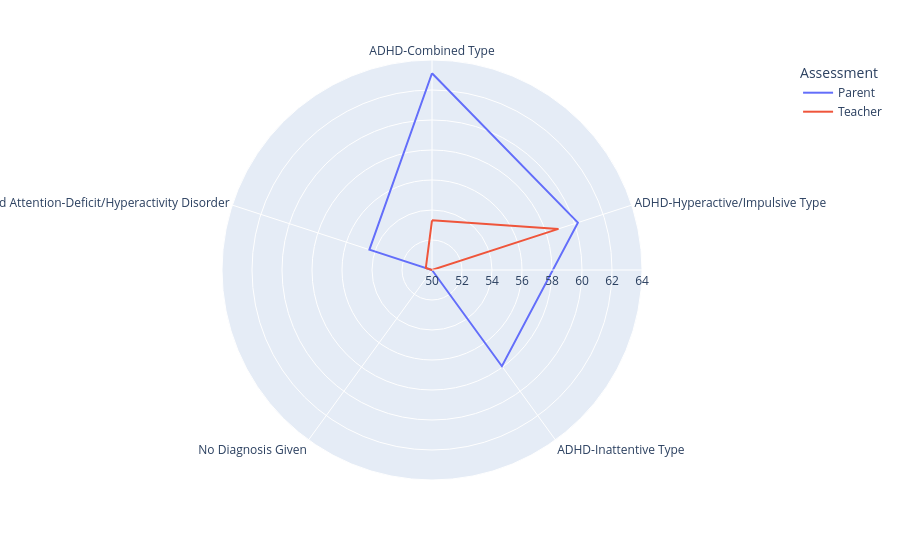

Notebook code for this chart:
### Code cell
tmp = df[df['T_name']=='Total_T']

tmp = tmp.groupby(['DX_01', 'Assessment']).mean().reset_index()

fig = px.line_polar(tmp, r="T_scores", theta="DX_01", color="Assessment", line_close=True, range_r=[50,64])
fig.show()

### Figure 1 — Plotly figure (JSON) as saved in the notebook; plotly's stock layout.template omitted (floating-point values rounded to 4 significant figures)
{"data": [{"hovertemplate": "Assessment=Parent<br>T_scores=%{r}<br>DX_01=%{theta}<extra></extra>", "legendgroup": "Parent", "line": {"color": "#636efa", "dash": "solid"}, "marker": {"symbol": "circle"}, "mode": "lines", "name": "Parent", "r": [63.11, 60.23, 57.93, 47.56, 54.39, 63.11], "showlegend": true, "subplot": "polar", "theta": ["ADHD-Combined Type", "ADHD-Hyperactive/Impulsive Type", "ADHD-Inattentive Type", "No Diagnosis Given", "Other Specified Attention-Deficit/Hyperactivity Disorder", "ADHD-Combined Type"], "type": "scatterpolar"}, {"hovertemplate": "Assessment=Teacher<br>T_scores=%{r}<br>DX_01=%{theta}<extra></extra>", "legendgroup": "Teacher", "line": {"color": "#EF553B", "dash": "solid"}, "marker": {"symbol": "circle"}, "mode": "lines", "name": "Teacher", "r": [53.31, 58.87, 49.04, 45.14, 50.43, 53.31], "showlegend": true, "subplot": "polar", "theta": ["ADHD-Combined Type", "ADHD-Hyperactive/Impulsive Type", "ADHD-Inattentive Type", "No Diagnosis Given", "Other Specified Attention-Deficit/Hyperactivity Disorder", "ADHD-Combined Type"], "type": "scatterpolar"}], "layout": {"legend": {"title": {"text": "Assessment"}, "tracegroupgap": 0}, "margin": {"t": 60}, "polar": {"angularaxis": {"direction": "clockwise", "rotation": 90}, "domain": {"x": [0, 1], "y": [0, 1]}, "radialaxis": {"range": [50, 64]}}}}
